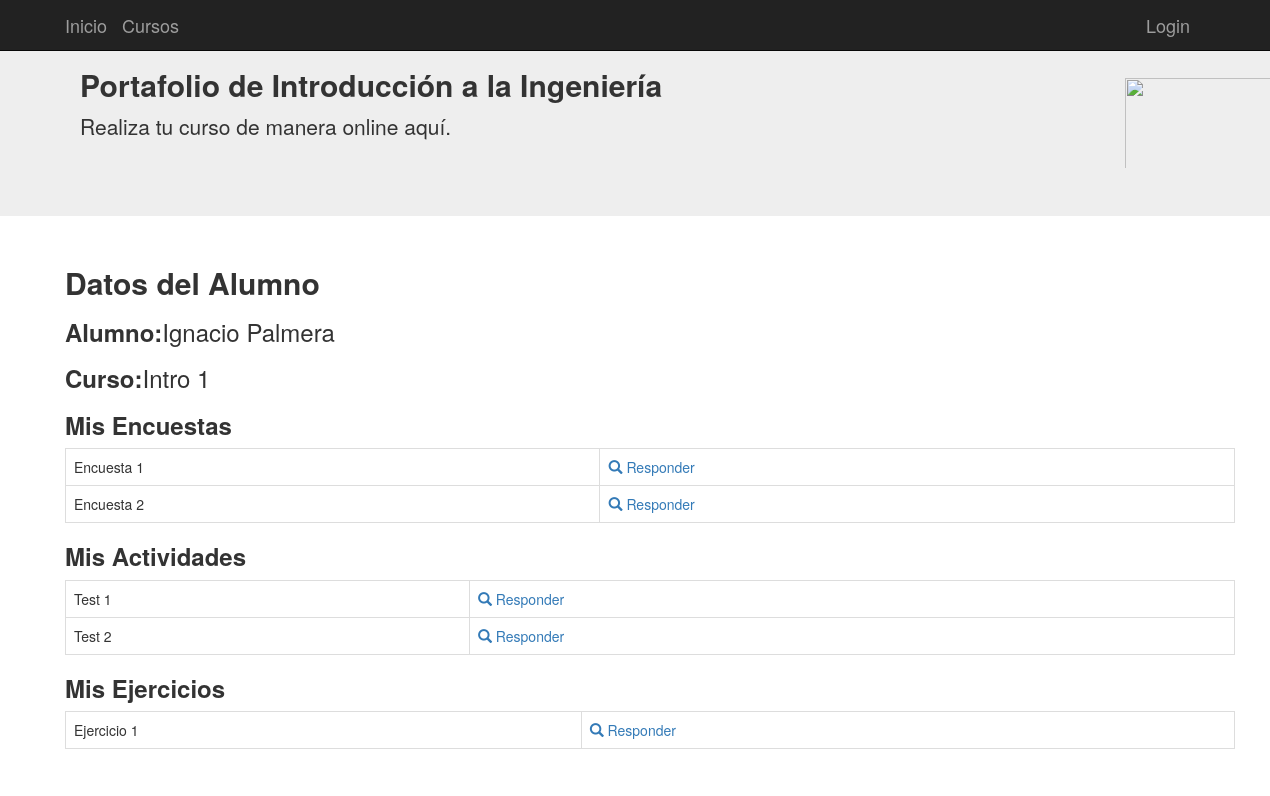
The page /inicioAA/asd on the database as committed earlier.
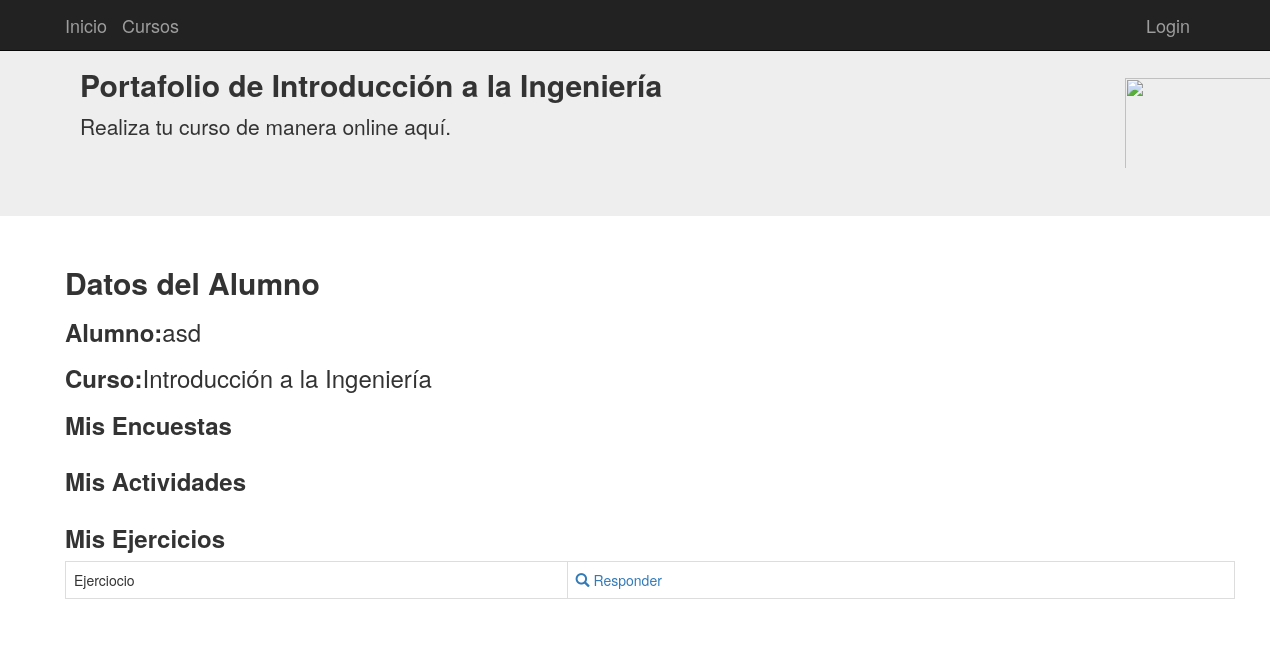
The same page on the database as committed later.
### tables this page shows
CREATE TABLE alumnos (
	id INTEGER NOT NULL, 
	username VARCHAR(100) NOT NULL, 
	password_hash VARCHAR(128) NOT NULL, 
	nombre VARCHAR(200) NOT NULL, 
	email VARCHAR(200) NOT NULL, 
	"Cursoid" INTEGER NOT NULL, 
	admin BOOLEAN, 
	PRIMARY KEY (id), 
	FOREIGN KEY("Cursoid") REFERENCES cursos (id), 
	CHECK (admin IN (0, 1))
);

CREATE TABLE cursos (
	id INTEGER NOT NULL, 
	nombre VARCHAR(100), 
	PRIMARY KEY (id)
);

CREATE TABLE encuestas (
	id INTEGER NOT NULL, 
	nombre VARCHAR(100), 
	"Cursoid" INTEGER NOT NULL, 
	PRIMARY KEY (id), 
	FOREIGN KEY("Cursoid") REFERENCES cursos (id)
);

CREATE TABLE actividades (
	id INTEGER NOT NULL, 
	nombre VARCHAR(100), 
	"Cursoid" INTEGER NOT NULL, 
	PRIMARY KEY (id), 
	FOREIGN KEY("Cursoid") REFERENCES cursos (id)
);

CREATE TABLE ejercicios (
	id INTEGER NOT NULL, 
	titulo VARCHAR(100), 
	planteamiento VARCHAR(100), 
	"Cursoid" INTEGER NOT NULL, 
	PRIMARY KEY (id), 
	FOREIGN KEY("Cursoid") REFERENCES cursos (id)
);

### aplicacion/app.py (the view)
@app.route('/inicioAA/<username>', methods=["get", "post"])
def inicioAA(username):
    from aplicacion.models import Alumnos , Encuestas , Cursos , Actividades, Ejercicios ,PuntajeE
    """alumnos= Alumnos.query.all()
    actividades= Actividades.query.all()
    ejercicios= Ejercicios.query.all()
    cursos =Cursos.query.all()
    encuestas =Encuestas.query.all()"""
    alum=Alumnos.query.filter_by(username=username)
    cur=Cursos.query.filter_by(id=alum[0].Cursoid)
    encuestasalu=Encuestas.query.filter_by(Cursoid=cur[0].id)
    actividadesalu=Actividades.query.filter_by(Cursoid=cur[0].id)
    ejerciciosalu=Ejercicios.query.filter_by(Cursoid=cur[0].id)
    return render_template("inicioAA.html",cur=cur,alum=alum,encuestasalu=encuestasalu,actividadesalu=actividadesalu,ejerciciosalu=ejerciciosalu)

### aplicacion/templates/inicioAA.html (shortened to what this page needs)
{% extends "base.html" %}
{% block contenido %}
<div class="container">
  <div class="row">
    <h2><b>Datos del Alumno</b></h2>
    <h3><b>Alumno:</b>{{alum[0].nombre}} </h3>
    <h3><b>Curso:</b>{{cur[0].nombre}} </h3>
    <h3><b>Mis Encuestas </b> </h3>
    <div class="list-group">
      <table class="table table-bordered">
          {% for enc in encuestasalu %}
          <tr>
            <td>{{enc.nombre}}</td>
            <td><a href="{{url_for('encuestas_ver',id=enc.id, id_alum=alum[0].id)}}"><span class="glyphicon glyphicon-search"></span> Responder</a></td>
          </tr>
        {% endfor %}
      </table>
    </div>
    <h3><b>Mis Actividades</b>  </h3>
    <div class="list-group">
      <table class="table table-bordered">
          {% for act in actividadesalu %}
          <tr>
            <td>{{act.nombre}}</td>
            <td><a href="{{url_for('actividades_ver',id=act.id, id_alum=alum[0].id)}}"><span class="glyphicon glyphicon-search"></span> Responder</a></td>
          </tr>
        {% endfor %}
      </table>
    </div>
    <h3><b>Mis Ejercicios</b>  </h3>
    <div class="list-group">
      <table class="table table-bordered">
          {% for eje in ejerciciosalu %}
          <tr>
            <td>{{eje.titulo}}</td>
            <td><a href="{{url_for('ejerciciosA', id_ejercicio=eje.id, id_alum=alum[0].id)}}"><span class="glyphicon glyphicon-search"></span> Responder</a></td>
          </tr>
        {% endfor %}
      </table>
    </div>
  </div>
</div>
{% endblock %}

Rows that differ between the two databases and show on the page:
no longer on this page (row edited): alumnos: nombre "Ignacio Palmera"
removed encuestas: nombre "Encuesta 1"
removed encuestas: nombre "Encuesta 2"
removed actividades: nombre "Test 1"
removed actividades: nombre "Test 2"
added alumnos: nombre "asd"
changed cursos: nombre "Intro 1" → "Introducción a la Ingeniería"
changed ejercicios: titulo "Ejercicio 1" → "Ejerciocio"
